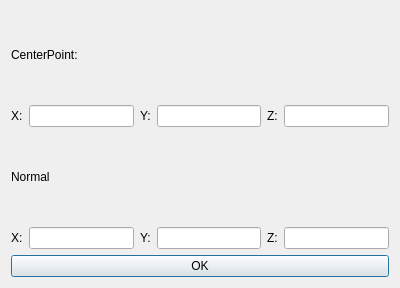
<?xml version="1.0" encoding="UTF-8"?>
<ui version="4.0">
 <class>ClipPlaneWidget</class>
 <widget class="QDialog" name="ClipPlaneWidget">
  <property name="geometry">
   <rect>
    <x>0</x>
    <y>0</y>
    <width>400</width>
    <height>288</height>
   </rect>
  </property>
  <property name="windowTitle">
   <string>Dialog</string>
  </property>
  <layout class="QGridLayout" name="gridLayout">
   <item row="0" column="0">
    <layout class="QVBoxLayout" name="verticalLayout_2">
     <item>
      <widget class="QLabel" name="label">
       <property name="text">
        <string>CenterPoint:</string>
       </property>
      </widget>
     </item>
     <item>
      <layout class="QHBoxLayout" name="horizontalLayout">
       <item>
        <widget class="QLabel" name="label_2">
         <property name="text">
          <string>X:</string>
         </property>
        </widget>
       </item>
       <item>
        <widget class="QLineEdit" name="centerX"/>
       </item>
       <item>
        <widget class="QLabel" name="label_3">
         <property name="text">
          <string>Y:</string>
         </property>
        </widget>
       </item>
       <item>
        <widget class="QLineEdit" name="centerY"/>
       </item>
       <item>
        <widget class="QLabel" name="label_4">
         <property name="text">
          <string>Z:</string>
         </property>
        </widget>
       </item>
       <item>
        <widget class="QLineEdit" name="centerZ"/>
       </item>
      </layout>
     </item>
    </layout>
   </item>
   <item row="1" column="0">
    <layout class="QVBoxLayout" name="verticalLayout">
     <item>
      <widget class="QLabel" name="label_5">
       <property name="text">
        <string>Normal</string>
       </property>
      </widget>
     </item>
     <item>
      <layout class="QHBoxLayout" name="horizontalLayout_2">
       <item>
        <widget class="QLabel" name="label_6">
         <property name="text">
          <string>X:</string>
         </property>
        </widget>
       </item>
       <item>
        <widget class="QLineEdit" name="normalX"/>
       </item>
       <item>
        <widget class="QLabel" name="label_7">
         <property name="text">
          <string>Y:</string>
         </property>
        </widget>
       </item>
       <item>
        <widget class="QLineEdit" name="normalY"/>
       </item>
       <item>
        <widget class="QLabel" name="label_8">
         <property name="text">
          <string>Z:</string>
         </property>
        </widget>
       </item>
       <item>
        <widget class="QLineEdit" name="normalZ"/>
       </item>
      </layout>
     </item>
    </layout>
   </item>
   <item row="2" column="0">
    <widget class="QPushButton" name="okButton">
     <property name="text">
      <string>OK</string>
     </property>
    </widget>
   </item>
  </layout>
 </widget>
 <resources/>
 <connections/>
</ui>
